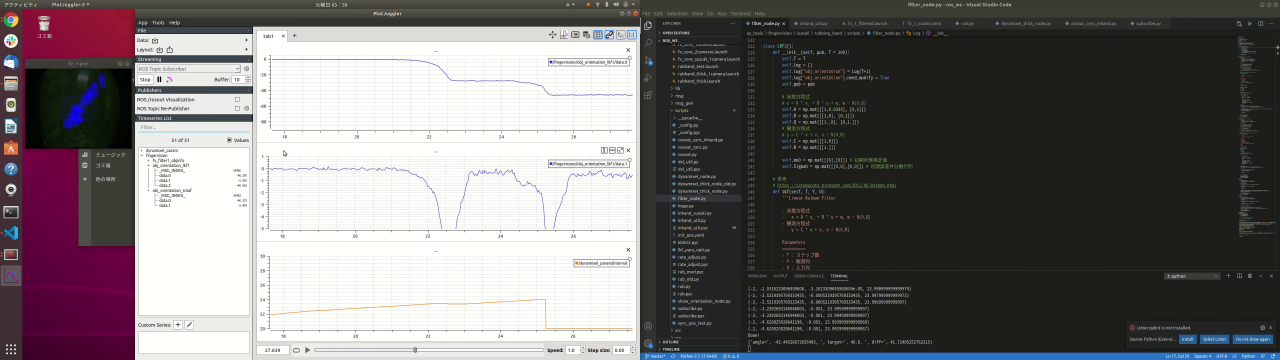
#> input picture frame 53 of rubbing_hand/data/0208/Screencast from 2021年02月09日 03時58分59秒CAVS1.webm, 3840 x 1080 px, given in place of d4p8_回転.avi, which was not available (shown at 1/3 size)
$ python test_OF_from_video.py
#> lines starting #> are read from the running program, lines starting #| are printed output that depends on the picture; pictures that were not available may be replaced by others from this repository, and a replacement may not be noted
#!/usr/bin/python
#coding: utf-8

# 参考
# https://kuri-megane.hatenablog.jp/entry/2018/06/28/100000#OpenCV--Python--Optical-Flow-%E3%81%A7%E7%89%A9%E4%BD%93%E8%BF%BD%E8%B7%A1%E3%81%97%E3%81%A6%E3%81%BF%E3%82%8B

"""
オプティカルフロー検出のサンプルプログラム
大元: opencv3.2.0-samples-python
ページ番号は参考となる詳解OpenCV3のページ番号
"""
import numpy as np
import cv2

# 読み込む動画の設定
# https://docs.opencv.org/3.4.1/d8/dfe/classcv_1_1VideoCapture.html
cap = cv2.VideoCapture("optical_fllow/data/20211207/d4p8_回転.avi")

# Shi-Tomasiのコーナー検出パラメータ
# P.511,477
feature_params = dict(
    maxCorners=255,             # 保持するコーナー数, int
    qualityLevel=0.3,           # 最良値(最大固有値の割合?), double
    minDistance=7,              # この距離内のコーナーを棄却, double
    blockSize=7,                # 使用する近傍領域のサイズ, int
    useHarrisDetector=False,    # FalseならShi-Tomashi法
    # k=0.04,                     # Harris法の測度に使用
)

# Lucas-Kanade法のパラメータ
# P.489
lk_params = dict(
    winSize=(15, 15),           # 検索ウィンドウのサイズ
    maxLevel=2,                 # 追加するピラミッド層数

    # 検索を終了する条件
    criteria=(
        cv2.TERM_CRITERIA_EPS | cv2.TERM_CRITERIA_COUNT,
        10,
        0.03
    ),

    # 推測値や固有値の使用
    flags=cv2.OPTFLOW_LK_GET_MIN_EIGENVALS,
)

# 何色でフローを描くか，色のリストを作る
# https://docs.scipy.org/doc/numpy-1.14.0/reference/generated/numpy.random.randint.html
color = np.random.randint(
    low=0,                  # 0から
    high=255,               # 255までの (輝度値なので0~255になります)
    size=(255, 3)           # 255(255個の特徴点を検出したいので)×3(RGBなので)の行列を作る
)

# 最初のフレームを読み込む
ret, first_frame = cap.read()
#> first_frame is the input picture: shape (1080, 3840, 3); mean B, G, R 113.1, 111.8, 116.1

# グレースケール変換
# P.111
# https://docs.opencv.org/3.4.1/d7/d1b/group__imgproc__misc.html#ga397ae87e1288a81d2363b61574eb8cab
first_gray = cv2.cvtColor(first_frame, cv2.COLOR_BGR2GRAY)
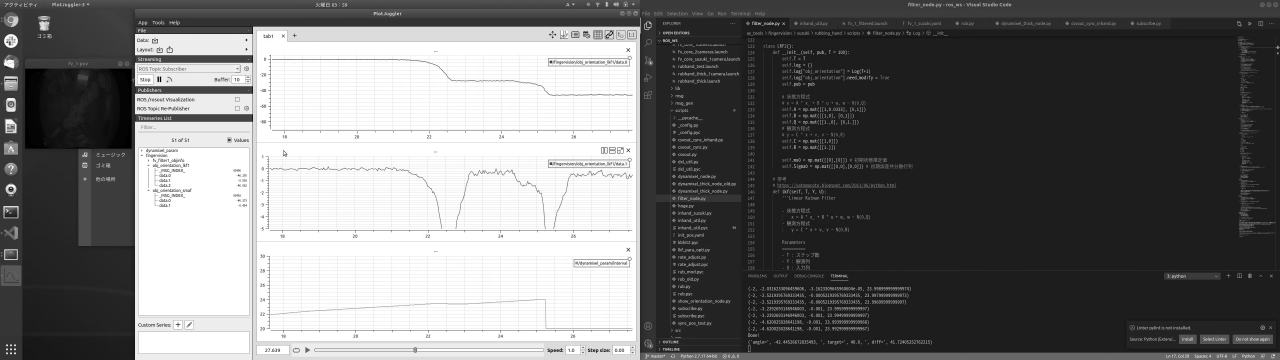
#> first_gray: shape (1080, 3840) (shown at 1/3 size); min 0, max 255, mean 113.5

# 読み込んだフレームの特徴点を探す
# P.477
# https://docs.opencv.org/3.4.1/dd/d1a/group__imgproc__feature.html#ga1d6bb77486c8f92d79c8793ad995d541
prev_points = cv2.goodFeaturesToTrack(
    image=first_gray,       # 入力画像
    mask=None,              # mask=0のコーナーを無視
    **feature_params
)
#> prev_points = 255 rows, first 8: [532, 972], [1885, 451], [1884, 150], [1884, 749], [537, 511], [537, 586], [1856, 455], [1791, 1050]

# 結果を描く画像のレイヤーを作る
# https://docs.scipy.org/doc/numpy/reference/generated/numpy.zeros_like.html
flow_layer = np.zeros_like(first_frame)

# whileループで読み込むための準備
old_frame = first_frame
old_gray = first_gray

while True:

    # 2枚目以降のフレームの読み込み
    ret, frame = cap.read()
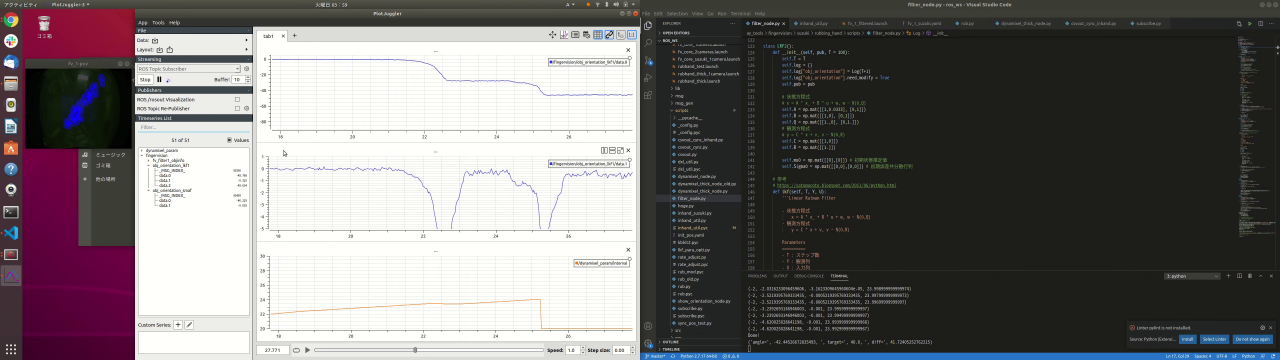
#> input picture frame 54 of rubbing_hand/data/0208/Screencast from 2021年02月09日 03時58分59秒CAVS1.webm, 3840 x 1080 px, given in place of d4p8_回転.avi, which was not available (shown at 1/3 size)
#> frame is the input picture: shape (1080, 3840, 3); mean B, G, R 113.2, 111.8, 116.1

    # グレースケール変換
    frame_gray = cv2.cvtColor(frame, cv2.COLOR_BGR2GRAY)

    # オプティカルフロー(正確には対応点)の検出
    # P.489
    # https://docs.opencv.org/3.4.1/dc/d6b/group__video__track.html#ga473e4b886d0bcc6b65831eb88ed93323
    # next_points: 検出した対応点, numpy.ndarray
    # status: 各点において，見つかれば1(True), 見つからなければ0(False), numpy.ndarray
    # err: 検出した点の誤差, numpy.ndarray
    next_points, status, err = cv2.calcOpticalFlowPyrLK(
        prevImg=old_gray,           # 前の画像(t-1)
        nextImg=frame_gray,         # 次の画像(t)
        prevPts=prev_points,        # 始点2次元ベクトル, 特徴点やそれに準ずる点
        nextPts=None,               # 結果の2次元ベクトル
        **lk_params
    )
#> next_points has the same summary as prev_points; status = 255 values from 1 to 1; err = 255 values, max 1.94 at index 6, min 0.506 at index 190, mean 1.17

    # 正しく特徴点と対応点が検出できた点のみに絞る
    # todo: 数フレームおきに特徴点を検出しなおさないと，対応点が無くなるのでエラーになります
    good_new = next_points[status == 1]
#> good_new = 255 pairs, first value 15 to 2503, second value 67 to 1060
    good_old = prev_points[status == 1]
#> good_old has the same summary as good_new

    # フローを描く
    for rank, (prev_p, next_p) in enumerate(zip(good_old, good_new)):

        # x,y座標の取り出し
        # prev_x, prev_y: numpy.float32
        # next_x, next_y: numpy.float32
        prev_x, prev_y = prev_p.astype(np.uint).ravel()
        next_x, next_y = next_p.astype(np.uint).ravel()

        # フローの線を描く
        # https://docs.opencv.org/3.4.1/d6/d6e/group__imgproc__draw.html#ga7078a9fae8c7e7d13d24dac2520ae4a2
        flow_layer = cv2.line(
            img=flow_layer,                 # 描く画像
            pt1=(prev_x, prev_y),           # 線を引く始点
            pt2=(next_x, next_y),           # 線を引く終点
            color=color[rank].tolist(),     # 描く色
            thickness=2,                    # 線の太さ
            # lineType=0,                   # 線の種類，無くても良い
            # shift=0,                      # 無くても良い
        )
        # フローの特徴点を描く
        # https://docs.opencv.org/3.4.1/d6/d6e/group__imgproc__draw.html#gaf10604b069374903dbd0f0488cb43670
        flow_layer = cv2.circle(
            img=flow_layer,                 # 描く画像
            center=(prev_x, prev_y),        # 円の中心
            radius=5,                       # 円の半径
            color=color[rank].tolist(),     # 描く色
            thickness=1                     # 円の線の太さ
        )
#> this loop made 255 passes
#> (prev_x, prev_y, next_x, next_y) on passes 1 to 3: (532, 972, 532, 972), (1885, 451, 1885, 451), (1884, 150, 1884, 149)
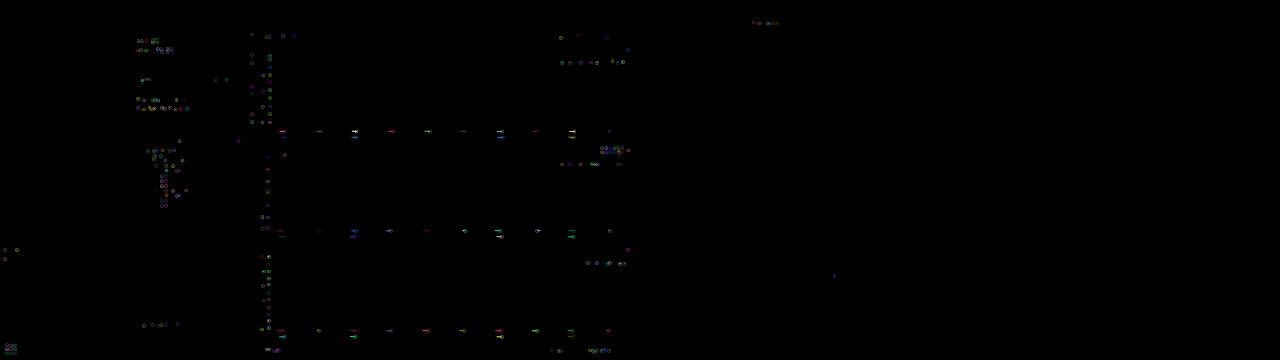
#> flow_layer: shape (1080, 3840, 3) (shown at 1/3 size); mean of channels 0, 1, 2 0.3, 0.3, 0.3; drawn as B, G, R

    # 元の画像に重ねる
    # https://docs.opencv.org/3.4.1/d2/de8/group__core__array.html#ga10ac1bfb180e2cfda1701d06c24fdbd6
    result_img = cv2.add(frame, flow_layer)

    # 結果画像の表示
    cv2.imshow("frame", result_img)
    k = cv2.waitKey(30) & 0xff
#> (key Esc is pressed here)
    if k == 27:
        break

    # 次のフレームを読み込む準備
    old_gray = frame_gray.copy()
    prev_points = good_new.reshape(-1, 1, 2)

cv2.destroyAllWindows()
cap.release()
